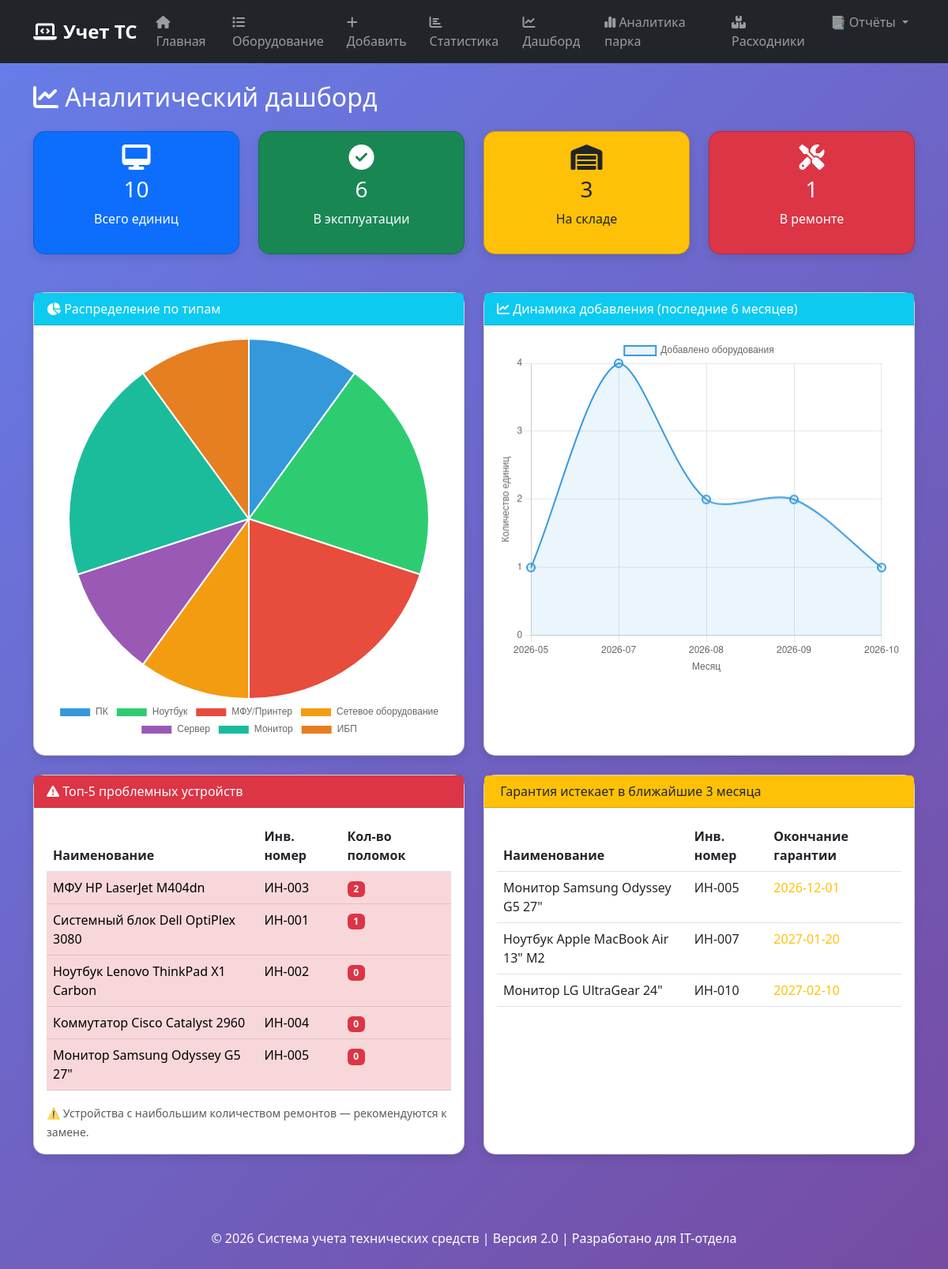
/dashboard, run on the app's committed database.
### tables this page shows
CREATE TABLE equipment (id INTEGER PRIMARY KEY AUTOINCREMENT, inventory_number TEXT UNIQUE NOT NULL, serial_number TEXT, name TEXT NOT NULL, type_id INTEGER, status TEXT DEFAULT 'in_stock', location TEXT, responsible_id INTEGER, purchase_date TEXT, warranty_end TEXT, cost REAL, qr_code TEXT, next_maintenance_date TEXT, created_at TEXT DEFAULT CURRENT_TIMESTAMP, updated_at TEXT DEFAULT CURRENT_TIMESTAMP, FOREIGN KEY (type_id) REFERENCES equipment_types(id), FOREIGN KEY (responsible_id) REFERENCES users(id));

### app.py (the view)
@app.route('/dashboard')
def dashboard():
    dashboard_stats = db.get_statistics_for_dashboard()
    stats = db.get_statistics()
    return render_template('dashboard.html', dashboard_stats=dashboard_stats, stats=stats)

### database.py (called while the page is built)
def get_connection():
    return sqlite3.connect(DB_NAME)

def get_statistics():
    with get_connection() as conn:
        cursor = conn.cursor()
        cursor.execute("SELECT COUNT(*) FROM equipment")
        total = cursor.fetchone()[0]
        cursor.execute("SELECT COUNT(CASE WHEN status = 'in_use' THEN 1 END), COUNT(CASE WHEN status = 'in_stock' THEN 1 END), COUNT(CASE WHEN status = 'repair' THEN 1 END) FROM equipment")
        row = cursor.fetchone()
        return {'total': total, 'in_use': row[0] or 0, 'in_stock': row[1] or 0, 'repair': row[2] or 0}

### templates/dashboard.html (shortened to what this page needs)
{% extends "base.html" %}
{% block content %}
<h2 class="text-white mb-4"><i class="fas fa-chart-line"></i> Аналитический дашборд</h2>
<div class="row mb-4">
    <div class="col-md-3 mb-4">
        <div class="card text-center bg-primary text-white transition-card">
            <div class="card-body">
                <i class="fas fa-desktop fa-2x mb-2"></i>
                <h3>{{ stats.total }}</h3>
                <p>Всего единиц</p>
            </div>
        </div>
    </div>
    <div class="col-md-3 mb-4">
        <div class="card text-center bg-success text-white transition-card">
            <div class="card-body">
                <i class="fas fa-check-circle fa-2x mb-2"></i>
                <h3>{{ stats.in_use }}</h3>
                <p>В эксплуатации</p>
            </div>
        </div>
    </div>
    <div class="col-md-3 mb-4">
        <div class="card text-center bg-warning text-dark transition-card">
            <div class="card-body">
                <i class="fas fa-warehouse fa-2x mb-2"></i>
                <h3>{{ stats.in_stock }}</h3>
                <p>На складе</p>
            </div>
        </div>
    </div>
    <div class="col-md-3 mb-4">
        <div class="card text-center bg-danger text-white transition-card">
            <div class="card-body">
                <i class="fas fa-tools fa-2x mb-2"></i>
                <h3>{{ stats.repair }}</h3>
                <p>В ремонте</p>
            </div>
        </div>
    </div>
</div>
<div class="row">
    <div class="col-md-6 mb-4">
        <div class="card h-100">
            <div class="card-header bg-info text-white">
                <i class="fas fa-chart-pie"></i> Распределение по типам
            </div>
            <div class="card-body">
                <canvas id="typeChart" height="250"></canvas>
            </div>
        </div>
    </div>
    <div class="col-md-6 mb-4">
        <div class="card h-100">
            <div class="card-header bg-info text-white">
                <i class="fas fa-chart-line"></i> Динамика добавления (последние 6 месяцев)
            </div>
            <div class="card-body">
                <canvas id="monthlyChart" height="250"></canvas>
            </div>
        </div>
    </div>
</div>
<div class="row">
    <div class="col-md-6 mb-4">
        <div class="card h-100">
            <div class="card-header bg-danger text-white">
                <i class="fas fa-exclamation-triangle"></i> Топ-5 проблемных устройств
            </div>
            <div class="card-body">
                <table class="table table-hover">
                    <thead>
                        <tr><th>Наименование</th><th>Инв. номер</th><th>Кол-во поломок</th></tr>
                    </thead>
                    <tbody>
                        {% for item in dashboard_stats.top_problematic %}
                        <tr class="table-danger">
                            <td>{{ item.name }}</td>
                            <td>{{ item.inv }}</td>
                            <td><span class="badge bg-danger">{{ item.repairs }}</span></td>
                        </tr>
                        {% else %}
                        <tr><td colspan="3" class="text-center">Нет данных о поломках</td></tr>
                        {% endfor %}
                    </tbody>
                </table>
                <small class="text-muted">⚠️ Устройства с наибольшим количеством ремонтов — рекомендуются к замене.</small>
            </div>
        </div>
    </div>
    <div class="col-md-6 mb-4">
        <div class="card h-100">
            <div class="card-header bg-warning text-dark">
                 Гарантия истекает в ближайшие 3 месяца
            </div>
            <div class="card-body">
                <table class="table table-hover">
                    <thead>
                        <tr><th>Наименование</th><th>Инв. номер</th><th>Окончание гарантии</th></tr>
                    </thead>
                    <tbody>
                        {% for item in dashboard_stats.expiring_warranty %}
                        <tr>
                            <td>{{ item.name }}</td>
                            <td>{{ item.inv }}</td>
                            <td class="text-warning">{{ item.end }}</td>
                        </tr>
                        {% else %}
                        <tr><td colspan="3" class="text-center">Нет устройств с истекающей гарантией</td></tr>
                        {% endfor %}
                    </tbody>
                </table>
            </div>
        </div>
    </div>
</div>
<script>
    // Данные для круговой диаграммы
    const typeData = {{ dashboard_stats.by_type | tojson }};
    new Chart(document.getElementById('typeChart'), {
        type: 'pie',
        data: {
            labels: typeData.map(item => item.name),
            datasets: [{
                data: typeData.map(item => item.count),
                backgroundColor: ['#3498db', '#2ecc71', '#e74c3c', '#f39c12', '#9b59b6', '#1abc9c', '#e67e22']
            }]
        },
        options: { responsive: true, plugins: { legend: { position: 'bottom' } } }
    });
    // Данные для линейного графика
    const monthlyData = {{ dashboard_stats.by_month | tojson }};
    new Chart(document.getElementById('monthlyChart'), {
        type: 'line',
        data: {
            labels: monthlyData.map(item => item.month),
            datasets: [{
                label: 'Добавлено оборудования',
                data: monthlyData.map(item => item.count),
                borderColor: '#3498db',
                backgroundColor: 'rgba(52, 152, 219, 0.1)',
                borderWidth: 2, fill: true, tension: 0.3,
                pointRadius: 5, pointHoverRadius: 7
            }]
        },
        options: {
            responsive: true,
            scales: {
                y: {
                    beginAtZero: true, stepSize: 1,
                    ticks: { precision: 0, callback: function(value) { if (Number.isInteger(value)) { return value; } return null; } },
                    title: { display: true, text: 'Количество единиц' }
                },
                x: { title: { display: true, text: 'Месяц' } }
            },
            plugins: {
                tooltip: { callbacks: { label: function(context) { return context.dataset.label + ': ' + context.raw + ' шт.'; } } }
            }
        }
    });
</script>
{% endblock %}

### templates/base.html (shortened to what this page needs)
<!DOCTYPE html>
<html lang="ru">
<head>
    <link href="https://cdn.jsdelivr.net/npm/bootstrap@5.3.0/dist/css/bootstrap.min.css" rel="stylesheet">
    <link rel="stylesheet" href="https://cdnjs.cloudflare.com/ajax/libs/font-awesome/6.4.0/css/all.min.css">
</head>
<body>
    <nav class="navbar navbar-expand-lg navbar-dark bg-dark">
        <div class="container">
            <a class="navbar-brand" href="{{ url_for('index') }}">
                <i class="fas fa-laptop-code me-2"></i>Учет ТС
            </a>
            <div class="collapse navbar-collapse" id="navbarNav">
                <ul class="navbar-nav ms-auto">
                    <li class="nav-item">
                        <a class="nav-link" href="{{ url_for('index') }}"><i class="fas fa-home"></i> Главная</a>
                    </li>
                    <li class="nav-item">
                        <a class="nav-link" href="{{ url_for('equipment_list') }}"><i class="fas fa-list"></i> Оборудование</a>
                    </li>
                    <li class="nav-item">
                        <a class="nav-link" href="{{ url_for('add_equipment') }}"><i class="fas fa-plus"></i> Добавить</a>
                    </li>
                    <li class="nav-item">
                        <a class="nav-link" href="{{ url_for('statistics') }}"><i class="fas fa-chart-bar"></i> Статистика</a>
                    </li>
                    <li class="nav-item">
                        <a class="nav-link" href="{{ url_for('dashboard') }}"><i class="fas fa-chart-line"></i> Дашборд</a>
                    </li>
                    <li class="nav-item">
                        <a class="nav-link" href="{{ url_for('extended_analytics') }}"><i class="fas fa-chart-simple"></i> Аналитика парка</a>
                    </li>
                    <li class="nav-item">
                        <a class="nav-link" href="{{ url_for('consumables_list') }}"><i class="fas fa-boxes"></i> Расходники</a>
                    </li>
                    <li class="nav-item dropdown">
                        <a class="nav-link dropdown-toggle" href="#" id="reportsDropdown" role="button" data-bs-toggle="dropdown">
                            📑 Отчёты
                        </a>
                    </li>
                </ul>
            </div>
        </div>
    </nav>
    <div class="container mt-4">
        {% block content %}{% endblock %}
    </div>
    <div class="footer">
        <p>© 2026 Система учета технических средств | Версия 2.0 | Разработано для IT-отдела</p>
    </div>
</body>
</html>

### templates/base.html (style rules this page uses)
body { background: linear-gradient(135deg, #667eea 0%, #764ba2 100%); min-height: 100vh; }
.navbar-brand { font-weight: bold; font-size: 1.5rem; }
.card { border-radius: 15px; box-shadow: 0 4px 12px rgba(0,0,0,0.1); transition: transform 0.2s; background: white; }
.footer { margin-top: 50px; padding: 20px; text-align: center; color: white; }
.transition-card { transition: transform 0.2s, box-shadow 0.2s; cursor: pointer; }
.navbar-nav .nav-link { transition: all 0.2s; }
.container { background: transparent; }

### templates/dashboard.html (style rules this page uses)
.transition-card { transition: transform 0.2s, box-shadow 0.2s; cursor: pointer; }

### data on the page
equipment: name "МФУ HP LaserJet M404dn", inv "ИН-003", repairs "2"
equipment: name "Системный блок Dell OptiPlex 3080", inv "ИН-001", repairs "1"
equipment: name "Ноутбук Lenovo ThinkPad X1 Carbon", inv "ИН-002", repairs "0"
equipment: name "Коммутатор Cisco Catalyst 2960", inv "ИН-004", repairs "0"
equipment: name "Монитор Samsung Odyssey G5 27\"", inv "ИН-005", repairs "0", end "2026-12-01"
equipment: name "Ноутбук Apple MacBook Air 13\" M2", inv "ИН-007", end "2027-01-20"
equipment: name "Монитор LG UltraGear 24\"", inv "ИН-010", end "2027-02-10"

### other printed values
{{ stats.total }} "10"
{{ stats.in_use }} "6"
{{ stats.in_stock }} "3"
{{ stats.repair }} "1"
chart data {{ dashboard_stats.by_month | tojson }} [{"count": 1, "month": "2026-05"}, {"count": 4, "month": "2026-07"}, {"count": 2, "month": "2026-08"}, {"count": 2, "month": "2026-09"}, {"count": 1, "month": "2026-10"}]
